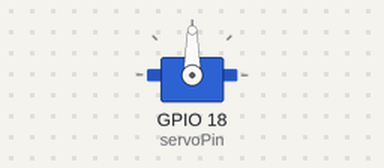
Simulated run of this sketch. Board: ESP32. On the bench: servo.

Above: at 0.05 s.
Timing chart, 0 to 4.6 s (numbered marks = the images above):
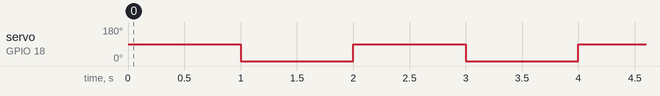

Measured:
- by itself, servo on GPIO 18 (servoPin): alternates 90° for 1.0 s and 0° for 1.0 s

The sketch:

servomotor.ino
```cpp
#include <ESP32Servo.h>

static const int servoPin = 18;

Servo servo1;

void setup() {
  Serial.begin(115200);
  servo1.attach(servoPin);
}

void loop() {
  servo1.write(90);
  delay(1000);
  servo1.write(0);
  delay(1000);
}
```
